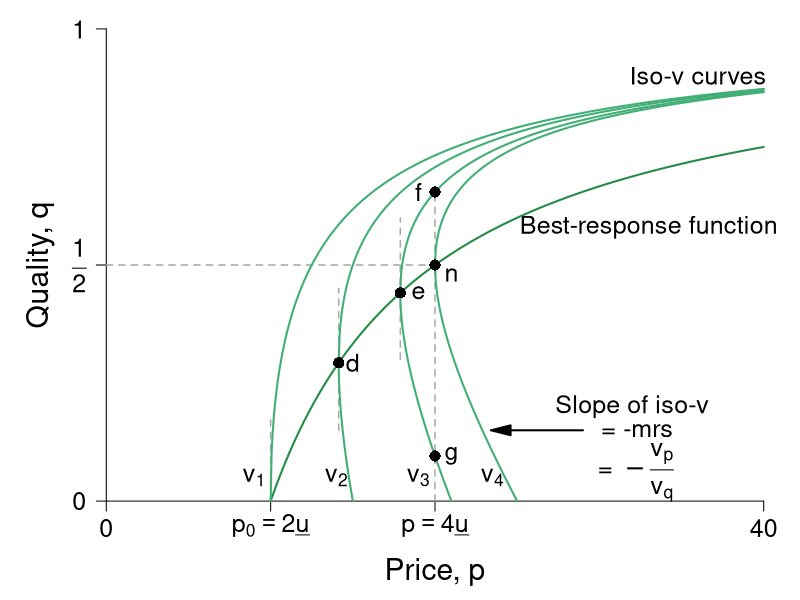

The R script that drew this image:
#' Graph Designer: Scott Cohn
#' Authors: Bowles and Halliday
#' Title: Coordination, Conflict and Competition: A Text in Microeconomics

require(ggplot2)
require(shape)
pdf(file = "information_power/iso_vmap_a.pdf", width = 9, height = 7)

#Set parameters for graphics
pointsize <- 1.8
axislabelsize <- 1.8
labelsize <- 1.5
namesize <- 1.8
annotatesize <- 1.5
graphlinewidth <- 2
segmentlinewidth <- 1.5

COLA <- c("#e0f3db", "#99d8c9","#66c2a4","#41ae76", "#238b45", "#005824")
COLB <- c("#c6dbef", "#4eb3d3", "#2b8cbe", "#0868ac","#084081")
COL <- c("#7fc97f", "#beaed4", "#fdc086", "#ffff99", "#386cb0", "#f0027f", "#bf5b17", "#666666")
COLA <- c("#e0f3db", "#99d8c9","#66c2a4","#41ae76", "#238b45", "#005824")
COLB <- c("#c6dbef", "#4eb3d3", "#2b8cbe", "#0868ac","#084081")
COLC <- c("#fcfbfd", "#efedf5", "#dadaeb", "#bcbddc", "#9e9ac8", "#807dba", "#6a51a3", "#54278f", "#3f007d")


#The equation is below when v = 0. See Wolfram Alpha output. 
isov <- function(p, delta = 5) {
  (p - delta)/p
}

isovhigh1 <- function(p, delta = 5, v = 5){
  (sqrt(p^2 - 4 * delta * v) - p + 2*v)/( 2 * v )
}

isovlow1 <- function(p, delta = 5, v = 5){
  (-sqrt(p^2 - 4 * delta * v) - p + 2*v)/( 2 * v )
}

isovhigh2 <- function(p, delta = 5, v = 10){
  (sqrt(p^2 - 4 * delta * v) - p + 2*v)/( 2 * v )
}

isovlow2 <- function(p, delta = 5, v = 10){
  (-sqrt(p^2 - 4 * delta * v) - p + 2*v)/( 2 * v )
}

isovhigh3 <- function(p, delta = 5, v = 15){
  (sqrt(p^2 - 4 * delta * v) - p + 2*v)/( 2 * v )
}

isovlow3 <- function(p, delta = 5, v = 15){
  (-sqrt(p^2 - 4 * delta * v) - p + 2*v)/( 2 * v )
}

isovhigh4 <- function(p, delta = 5, v = 15){
  (sqrt(p^2 - 4 * delta * v) - p + 2*v)/( 2 * v )
}

isovlow4 <- function(p, delta = 5, v = 15){
  (-sqrt(p^2 - 4 * delta * v) - p + 2*v)/( 2 * v )
}

brfFn <- function(p, delta = 5) {
  1 - (2*delta) /p
}

#This is evaluated for p = 12; q = 12/(8*sqrt(12^2 - 4*delta1*v1)) - 1/8 for the slope
#At p = 12; q = (-sqrt(12^2 - 4*v1*delta1) - 12 + 2*v1)/(2*v1) = 0.799
tangencyLine <- function(p){
  (p*(0.05))
}



#COL <- c("#bae4b3", "#74c476", "#238b45")
#COL <- c("#f7fcf0", "#e0f3db", "#ccebc5", "#a8ddb5", "#7bccc4", "#4eb3d3", "#2b8cbe", "#08589e")
COL <- c("#f7fcf5", "#e5f5e0", "#c7e9c0", "#a1d99b", "#74c476", "#41ab5d", "#238b45", "#005a32")
par(mar =  c(4, 4, .5, .5))

xlims <- c(0, 40)
ylims <- c(0, 1)

plot(0, 0, xlim = xlims, ylim = ylims, type = "n",
     xlab = "",
     ylab = "",
     xaxt = "n", yaxt = "n", cex.lab = axislabelsize, bty = "n")

mtext(expression(paste("Price, ", p)), side=1, line = 2.5, cex = axislabelsize)
text(-4, ylims[2] - 0.5*(ylims[2] - ylims[1]), expression(paste("Quality, ", q)), xpd = TRUE, cex = axislabelsize, srt = 90) 


npts <- 500 
npts2 <- 501
#Specify the sequences of points for graphing. 
xx0 <- seq(5, xlims[2], length.out = npts)
xx1 <- seq(10, xlims[2], length.out = npts)
xx2 <- seq(xlims[1], 15, length.out = npts)
xx3 <- seq(10, xlims[2], length.out = npts2)
xx4 <- seq(xlims[1], 10, length.out = npts2)
#For below, I solved sqrt(p^2 - 200) - p + 200/p = 0, getting p = 10*sqrt(2) = 14.14214
xx5 <- seq(14.14214, xlims[2], length.out = npts2)
xx6 <- seq(14.14214, 15, length.out = npts2)

xx7 <- seq(17.889, xlims[2], length.out = npts2)
xx8 <- seq(17.889, 21, length.out = npts2)

xx9 <- seq(20, xlims[2], length.out = npts2)
xx10 <- seq(xlims[1], 25, length.out = npts2)

#Customize ticks and labels for the plot
ticksy <- c(0, 0.5, 1)
ylabels <- c(0, expression(paste(frac(1,2))), 1)
ticksx <- c(0, 10, 20, 40)
xlabels <- c(0, expression(paste(p[0] == 2*underline("u"))), expression(paste(p == 4*underline("u"))) , 40)
axis(1, at = ticksx, pos = 0, labels = xlabels, cex.axis = labelsize)
axis(2, at = ticksy, pos = 0, labels = ylabels, las = 1, cex.axis = labelsize)

#Annotation of the three graphs and the NE

# text(3.4, 0.05, expression(paste(v[0] == z)), cex = annotatesize)
text(9.0, 0.05, expression(paste(v[1])), cex = annotatesize)
text(14, 0.05, expression(paste(v[2])), cex = annotatesize)
text(19, 0.05, expression(paste(v[3])), cex = annotatesize)
text(23.5, 0.05, expression(paste(v[4])), cex = annotatesize)
text(21, 0.48, expression(paste("n")), cex = annotatesize)
text(33, 0.58, expression(paste("Best-response function")), cex = annotatesize)
text(36, 0.9, expression(paste("Iso-v curves")), cex = annotatesize)

#Lines for the coordinates of the Nash equilbrium
segments(10, 0, 10, 0.175, lty = 2, col = "darkgray", lwd = segmentlinewidth)
segments(20, 0, 20, 0.6545, lty = 2, col = "darkgray", lwd = segmentlinewidth)
segments(0, 0.5, 20, 0.5, lty = 2, col = "darkgray", lwd = segmentlinewidth)
segments(14.14214, 0.15, 14.14214, 0.45, lty = 2, col = "darkgray", lwd = segmentlinewidth)
segments(17.889, 0.3, 17.889, 0.6, lty = 2, col = "darkgray", lwd = segmentlinewidth)

#Draw the lines for the graphs
#lines(xx0, isov(xx0, delta = 5), col = COLA[4], lwd = graphlinewidth)
lines(xx1, brfFn(xx1), col = COLA[5], lwd = graphlinewidth)
#lines(xx2, tangencyLine(xx2), col = "darkgrey", lwd = segmentlinewidth, lty = 2)
lines(xx3, isovhigh1(xx3, v = 5, delta = 5), col = COLA[4], lwd = graphlinewidth)
lines(xx4, isovlow1(xx4, v = 5, delta = 5), col = COLA[4], lwd = graphlinewidth)
lines(xx5, isovhigh2(xx5, v = 10, delta = 5), col = COLA[4], lwd = graphlinewidth)
lines(xx6, isovlow2(xx6, v = 10, delta = 5), col = COLA[4], lwd = graphlinewidth)
lines(xx7, isovhigh3(xx7, v = 16, delta = 5), col = COLA[4], lwd = graphlinewidth)
lines(xx8, isovlow3(xx8, v = 16, delta = 5), col = COLA[4], lwd = graphlinewidth)
lines(xx9, isovhigh4(xx9, v = 20, delta = 5), col = COLA[4], lwd = graphlinewidth)
lines(xx10, isovlow4(xx10, v = 20, delta = 5), col = COLA[4], lwd = graphlinewidth)

#Arrows and slope of iso-v label
Arrows(29, 0.15, 24, 0.15,  col = "black", lty = 1, lwd = 2, arr.type = "triangle")
text(32, 0.2, expression(paste("Slope of iso-v")), cex = annotatesize)
text(32.3, 0.15, expression(paste(" = -mrs ")), cex = annotatesize)
text(32, 0.06, expression(paste(" = " -frac(v[p], v[q]))), cex = annotatesize)

#Add a point for the NE
points(20, 0.5, pch = 16, col = "black", cex = 1.5)


#Add a point for b
# points(10, 0.5, pch = 16, col = "black", cex = 1.5)
# text(9.5, 0.53, expression(paste("b")), cex = annotatesize)

#Add a point for d
#Figure out q for p = 14.14214: q = 1 - 2delta/p = 1 - (2*5)/14.14214 =  0.2928934
points(14.14214, 0.2928934, pch = 16, col = "black", cex = 1.5)
text(15, 0.2928934, expression(paste("d")), cex = annotatesize)

points(17.889, 0.441, pch = 16, col = "black", cex = 1.5)
text(19, 0.441, expression(paste("e")), cex = annotatesize)

# points same wage w incr/decr in effort
points(20, 0.0955, pch = 16, col = "black", cex = 1.5)
text(21, 0.0955, expression(paste("g")), cex = annotatesize)
points(20, 0.6545, pch = 16, col = "black", cex = 1.5)
text(19, 0.6545, expression(paste("f")), cex = annotatesize)

dev.off()
